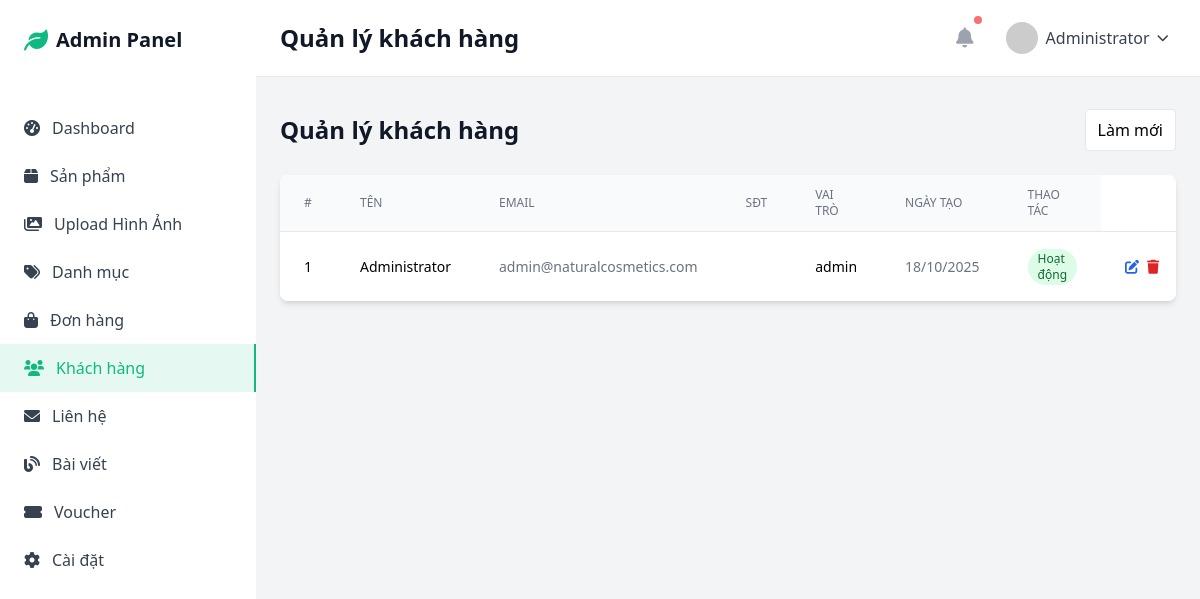
The page /admin/customers.php (signed in) on the database its author committed.
### tables this page shows
CREATE TABLE users (
    id INT PRIMARY KEY AUTO_INCREMENT,
    username VARCHAR(50) UNIQUE NOT NULL,
    email VARCHAR(100) UNIQUE NOT NULL,
    password VARCHAR(255) NOT NULL,
    full_name VARCHAR(100) NOT NULL,
    phone VARCHAR(20),
    address TEXT,
    role ENUM('customer', 'admin') DEFAULT 'customer',
    is_locked BOOLEAN DEFAULT FALSE,
    suspension_until TIMESTAMP NULL,
    created_at TIMESTAMP DEFAULT CURRENT_TIMESTAMP,
    updated_at TIMESTAMP DEFAULT CURRENT_TIMESTAMP ON UPDATE CURRENT_TIMESTAMP
);

### admin/customers.php (the view, shortened to what this page needs)
<?php
require_once '../config/database.php';
$page = max(1, (int)($_GET['page'] ?? 1));
$limit = 20;
$offset = ($page - 1) * $limit;
try {
    $usersStmt = $pdo->prepare("SELECT id, username, email, full_name, phone, address, role, created_at, suspension_until, is_locked FROM users ORDER BY created_at DESC LIMIT ? OFFSET ?");
    $usersStmt->execute([$limit, $offset]);
    $users = $usersStmt->fetchAll();
} catch (Exception $e) {
    error_log('Users fetch error: ' . $e->getMessage());
    $users = [];
    $total_pages = 1;
}
include 'includes/header.php';
?>
<div class="mb-6 flex items-center justify-between">
    <h1 class="text-2xl font-semibold text-gray-900">Quản lý khách hàng</h1>
    <a href="customers.php" class="px-3 py-2 bg-white border rounded">Làm mới</a>
</div>
<div class="bg-white rounded-lg shadow-md overflow-hidden">
    <div class="overflow-x-auto">
        <table class="min-w-full divide-y divide-gray-200">
            <thead class="bg-gray-50">
                <tr>
                    <th class="px-6 py-3 text-left text-xs font-medium text-gray-500 uppercase">#</th>
                    <th class="px-6 py-3 text-left text-xs font-medium text-gray-500 uppercase">Tên</th>
                    <th class="px-6 py-3 text-left text-xs font-medium text-gray-500 uppercase">Email</th>
                    <th class="px-6 py-3 text-left text-xs font-medium text-gray-500 uppercase">SĐT</th>
                    <th class="px-6 py-3 text-left text-xs font-medium text-gray-500 uppercase">Vai trò</th>
                    <th class="px-6 py-3 text-left text-xs font-medium text-gray-500 uppercase">Ngày tạo</th>
                    <th class="px-6 py-3 text-left text-xs font-medium text-gray-500 uppercase">Thao tác</th>
                </tr>
            </thead>
            <tbody class="bg-white divide-y divide-gray-200">
                <?php if (empty($users)): ?>
                    <tr><td colspan="7" class="px-6 py-4 text-center text-sm text-gray-500">Không có người dùng</td></tr>
                <?php else: ?>
                    <?php foreach ($users as $u): ?>
                                <tr>
                                    <td class="px-6 py-4 text-sm"><?php echo $u['id']; ?></td>
                                    <td class="px-6 py-4 text-sm font-medium"><?php echo htmlspecialchars($u['full_name'] ?: $u['username']); ?></td>
                                    <td class="px-6 py-4 text-sm text-gray-500"><?php echo htmlspecialchars($u['email']); ?></td>
                                    <td class="px-6 py-4 text-sm"><?php echo htmlspecialchars($u['phone']); ?></td>
                                    <td class="px-6 py-4 text-sm"><?php echo htmlspecialchars($u['role']); ?></td>
                                    <td class="px-6 py-4 text-sm text-gray-500"><?php echo date('d/m/Y', strtotime($u['created_at'])); ?></td>
                                    <td class="px-6 py-4 text-sm">
                                        <?php
                                        if ($u['is_locked']) {
                                            echo '<span class="inline-flex items-center px-2.5 py-0.5 rounded-full text-xs font-medium bg-red-100 text-red-800">Khóa vĩnh viễn</span>';
                                        } elseif (!empty($u['suspension_until']) && strtotime($u['suspension_until']) > time()) {
                                            echo '<span class="inline-flex items-center px-2.5 py-0.5 rounded-full text-xs font-medium bg-yellow-100 text-yellow-800">Đình chỉ đến ' . date('d/m/Y', strtotime($u['suspension_until'])) . '</span>';
                                        } else {
                                            echo '<span class="inline-flex items-center px-2.5 py-0.5 rounded-full text-xs font-medium bg-green-100 text-green-800">Hoạt động</span>';
                                        }
                                        ?>
                                    </td>
                                    <td class="px-6 py-4 text-sm">
                                <div class="flex items-center space-x-2">
                                    <button onclick="openEdit(event, <?php echo (int)$u['id']; ?>)" class="text-blue-600 hover:text-blue-800"><i class="fas fa-edit"></i></button>
                                    <form method="POST" style="display:inline" onsubmit="return confirm('Bạn có chắc muốn xóa người dùng này?');">
                                        <button type="submit" class="text-red-600 hover:text-red-800"><i class="fas fa-trash"></i></button>
                                    </form>
                                </div>
                            </td>
                        </tr>
                    <?php endforeach; ?>
                <?php endif; ?>
            </tbody>
        </table>
    </div>
</div>
<?php include 'includes/footer.php'; ?>

### rows shown on the page
users: id "1", full_name "Administrator", email "admin@naturalcosmetics.com", role "admin", created_at "18/10/2025", is_locked "Hoạt động"

### other values the page prints
$page_title "Quản lý khách hàng"
$_SESSION['user_name'] "Administrator"
